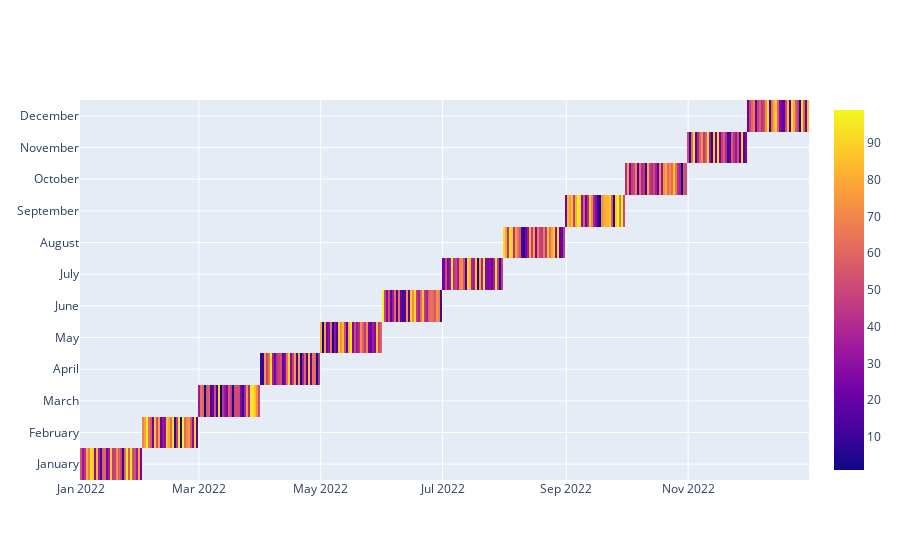

The cell this chart's notebook holds for it:
### Code cell
fig = go.Figure(data=go.Heatmap(
    z= values,
    x= dates,
    y = dates.strftime('%B')
))
fig.show()

### Figure 1 — Plotly figure (JSON) as saved in the notebook; plotly's stock layout.template omitted (floating-point values rounded to 4 significant figures; data arrays with more than 128 entries replaced by an {"elided": "..."} marker saying what was removed)
{"data": [{"type": "heatmap", "x": {"elided": "365 str values"}, "y": {"elided": "365 str values"}, "z": {"elided": "365 int values"}}], "layout": {"autosize": true, "xaxis": {"autorange": true, "range": ["2021-12-31 12:00", "2022-12-31 12:00"], "type": "date"}, "yaxis": {"autorange": true, "range": [-0.5, 11.5], "type": "category"}}}
